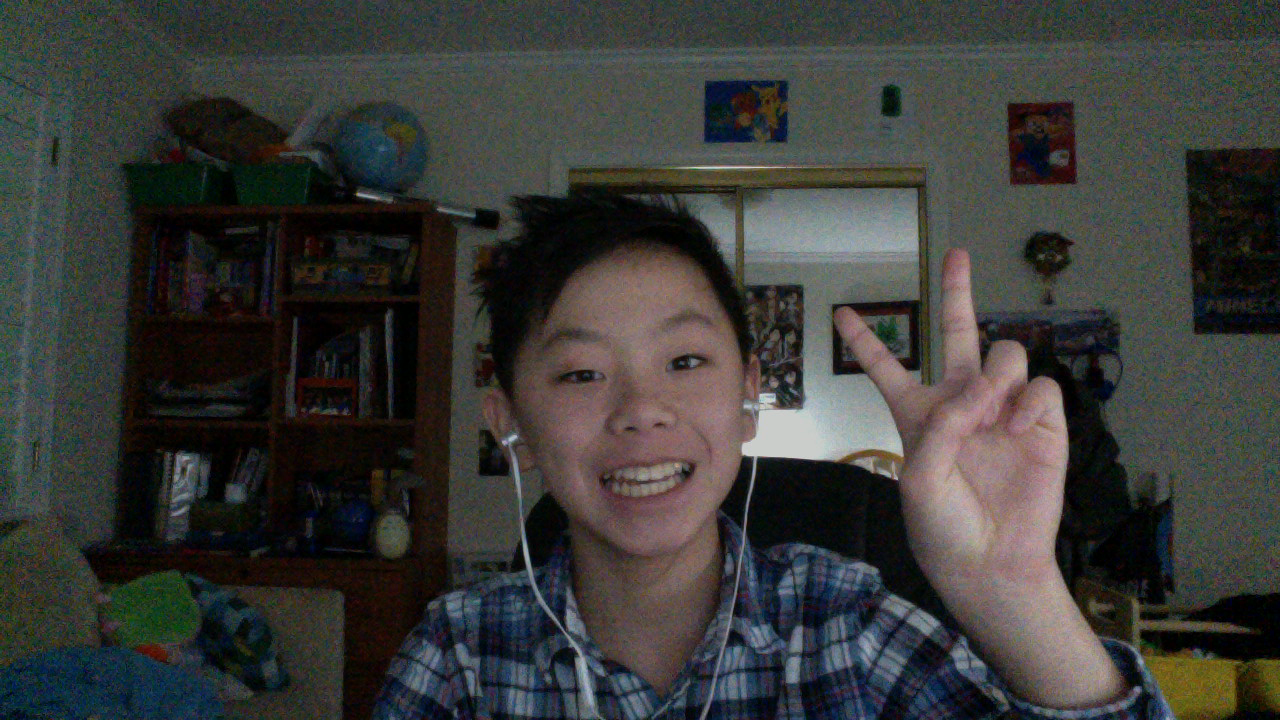
#> input picture opencvcode/c1.png, 1280 x 720 px
$ python histograms.py
#> lines starting #> are read from the running program, lines starting #| are printed output that depends on the picture
import cv2
import numpy as np
from matplotlib import pyplot as plt
"""
#find plot, analyze histograms
img = cv2.imread('c1.png',0)
#hist = cv2.calcHist([img],[0],None,[256],[0,256])
plt.hist(img.ravel(),100,[0,256])
plt.show()
"""
"""
img = cv2.imread('c1.png')
color = ('b','g','r')
for i,col in enumerate(color):
    histr = cv2.calcHist([img],[i],None,[256],[0,256])
    plt.plot(histr,color = col)
    plt.xlim([0,256])
plt.show()
"""
#histogram equalization

img = cv2.imread('c1.png',0)
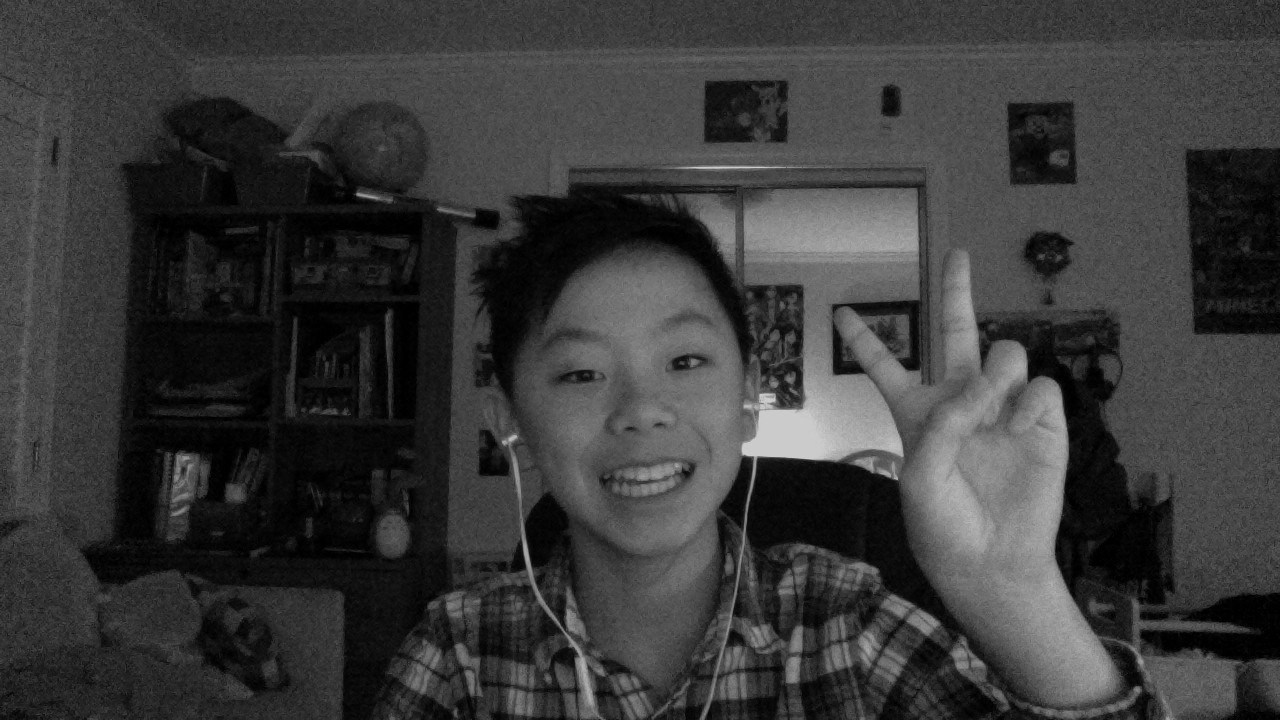
#> img: shape (720, 1280); min 0, max 212, mean 57.8
equ = cv2.equalizeHist(img)
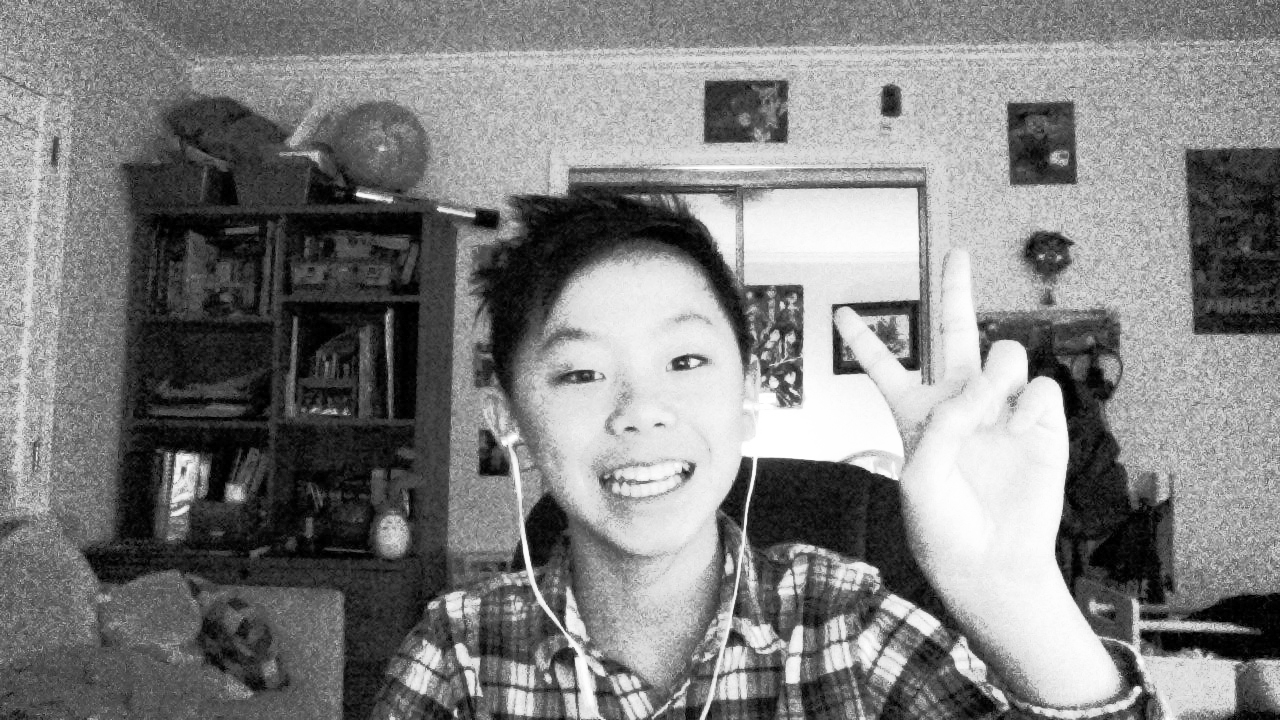
#> equ: shape (720, 1280); min 0, max 255, mean 128.1
res = np.hstack((img,equ)) #stacking images side-by-side
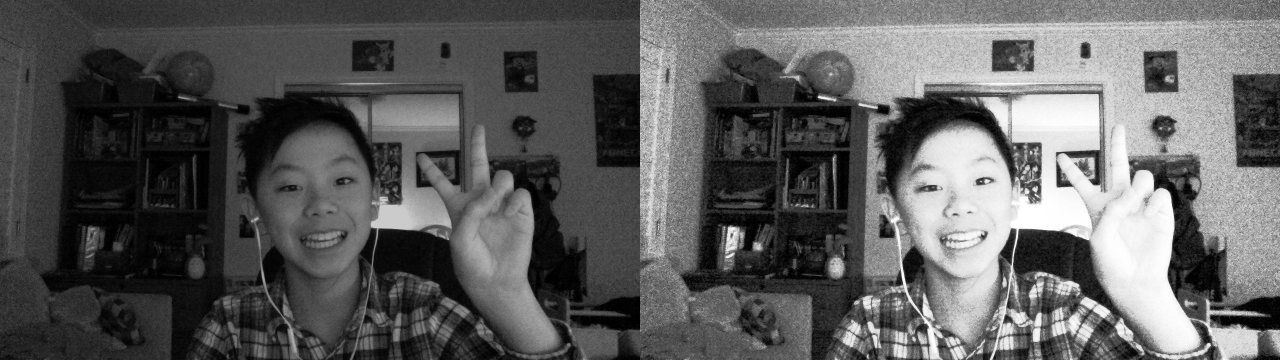
#> res: shape (720, 2560) (shown at 1/2 size); min 0, max 255, mean 92.9
cv2.imwrite('res.png',res)

$ run again, with opencvcode/myface.png copied over opencvcode/c1.png
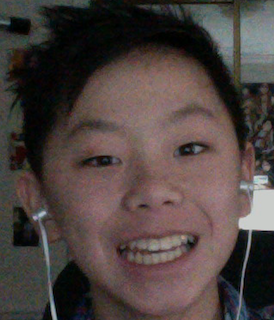
#> input picture opencvcode/myface.png, 274 x 320 px
#> `equ = cv2.equalizeHist(img)`:
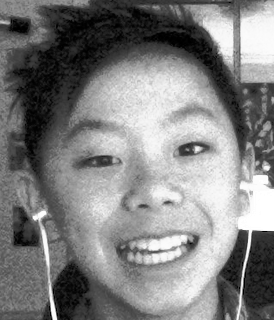
#> equ: shape (320, 274); min 0, max 255, mean 128.5
#> `res = np.hstack((img,equ))`:
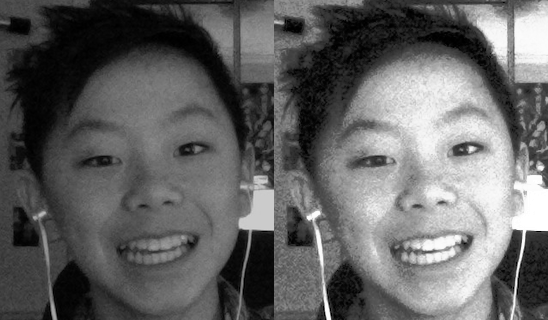
#> res: shape (320, 548); min 0, max 255, mean 98.9
